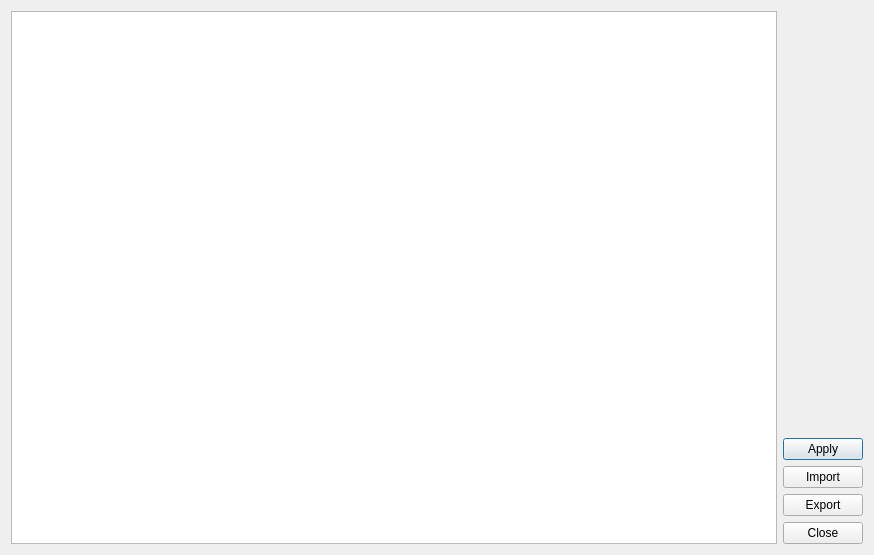
<?xml version="1.0" encoding="UTF-8"?>
<ui version="4.0">
 <class>ColorLibaryDialog</class>
 <widget class="QDialog" name="ColorLibaryDialog">
  <property name="geometry">
   <rect>
    <x>0</x>
    <y>0</y>
    <width>874</width>
    <height>555</height>
   </rect>
  </property>
  <property name="windowTitle">
   <string>Dialog</string>
  </property>
  <layout class="QGridLayout" name="gridLayout">
   <item row="1" column="1">
    <widget class="QPushButton" name="pushButton_Apply">
     <property name="text">
      <string>Apply</string>
     </property>
    </widget>
   </item>
   <item row="0" column="1">
    <spacer name="verticalSpacer">
     <property name="orientation">
      <enum>Qt::Vertical</enum>
     </property>
     <property name="sizeHint" stdset="0">
      <size>
       <width>20</width>
       <height>447</height>
      </size>
     </property>
    </spacer>
   </item>
   <item row="4" column="1">
    <widget class="QPushButton" name="pushButton_Close">
     <property name="text">
      <string>Close</string>
     </property>
    </widget>
   </item>
   <item row="2" column="1">
    <widget class="QPushButton" name="pushButton_Import">
     <property name="text">
      <string>Import</string>
     </property>
    </widget>
   </item>
   <item row="0" column="0" rowspan="5">
    <widget class="QTableWidget" name="tableWidget"/>
   </item>
   <item row="3" column="1">
    <widget class="QPushButton" name="pushButton_Export">
     <property name="text">
      <string>Export</string>
     </property>
    </widget>
   </item>
  </layout>
 </widget>
 <resources/>
 <connections/>
</ui>
